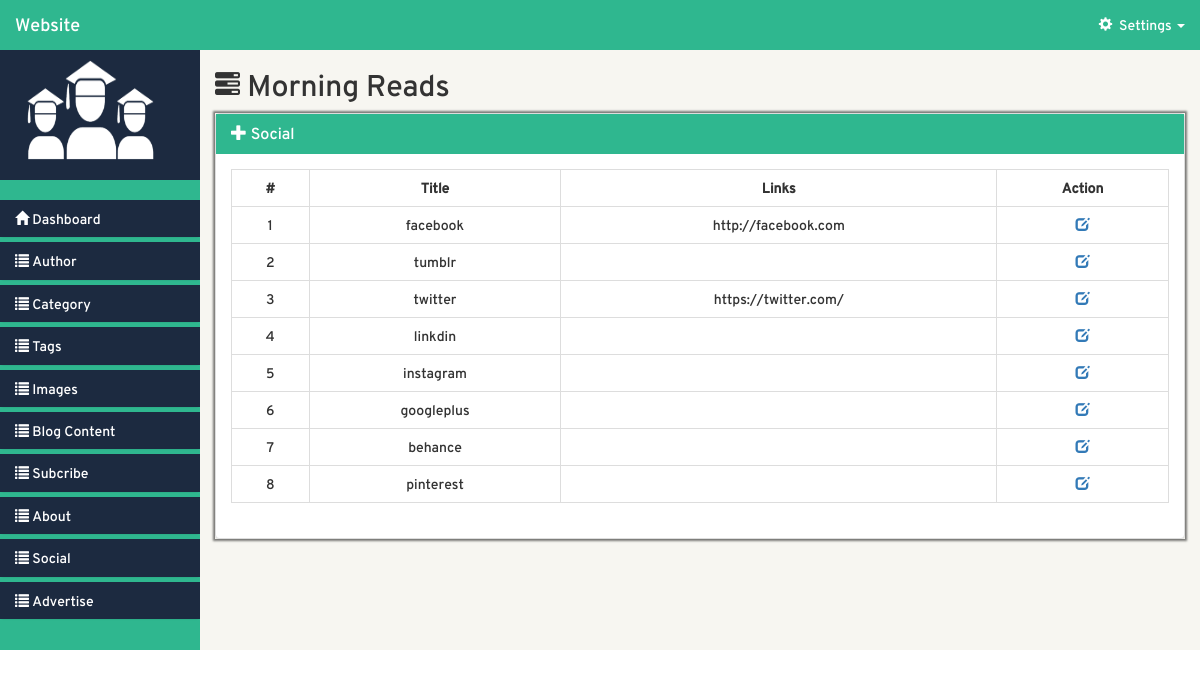
The app's page /admin-website/views/index.php?page=Social_read (signed in) with its own data.
### tables this page shows
CREATE TABLE `social` (
  `id` int(11) NOT NULL,
  `title` varchar(255) NOT NULL,
  `link` text NOT NULL
);

### admin-website/src/Social.php (called while the page is built, shortened)
<?php
class Social {
	private $db;
	private static $table="social";
	public $per_page = 10;
	public $offset;
	function __construct() {
		try {
			$this->db = new PDO('mysql:host='.DB_HOST.';dbname='.DB_NAME,DB_USER,DB_PASSWORD);
			$this->db->setAttribute(PDO::ATTR_ERRMODE, PDO::ERRMODE_EXCEPTION);
			$query1 = $this->db->prepare('SET CHARACTER SET utf8');
			$query = $this->db->prepare("SET SESSION collation_connection ='utf8_general_ci'");
		    $query1->execute();
		    $query->execute();
		} catch (PDOException $e) {
			echo $e->getMessage();
		}
	}
	public function read() {
		try {
			$stmt = $this->db->prepare("SELECT * FROM ".self::$table." LIMIT $this->per_page offset $this->offset");
			$stmt->execute();
			$records = array();
			if($stmt->rowCount() > 0) {
				while($row = $stmt->fetch(5)) {
					$records[] = $row;
				}
			}
			return $records;
		} catch (PDOException $e) {
			echo $e->getMessage();
		}
	}
}
$Social = new Social();
 ?>

### admin-website/src/model.php (called while the page is built, shortened)
<?php
    require_once LIB_PATH.DS.'Social.php';
 ?>

### admin-website/views/Social/index.php (the view, shortened to what this page needs)
<?php
	$rec = $Social->count_all();
	$page = !empty($_GET['rows']) ? (int)$_GET['rows'] : 1;
	$per_page = $Social->per_page;
	$total_count = $rec->total;
	$pagination = new Pagination($page, $per_page, $total_count);
	$Social->offset = $pagination->offset();
	$records = $Social->read();
 ?>
      <div class="col-md-9 col-lg-10 col-sm-7 col-xs-12 right-container">
        <div class="row header-section">
            <div class="col-md-12 header-title">
                <h2 class="h2"><span class="glyphicon glyphicon-tasks"></span><?php include '../layouts/title.php'; ?> </h2>
            </div>
        </div>
        <div class="panel-group" id="body-accordion">
          <div class="panel panel-default main-body">
            <div class="panel-heading body-head">
              <h4 class="panel-title">
                 <a data-toggle="collapse" data-parent="#body-accordion" href="#body-collapse">
                <span class="glyphicon glyphicon-plus"></span>&nbsp;Social</a>
              </h4>
            </div>
            <div id="body-collapse" class="panel-collapse collapse in">
               <div class="row main-part">
                  <div class="col-md-12 inner-part">
						<?php
							if($records) { ?>
								<div id="values">
									<table class="table table-bordered">
										<tr class="">
											<th>#</th>
											<th>Title</th>
											<th>Links</th>
											<th class="text-center">Action</th>
										</tr>
										<?php foreach ($records as $record) { ?>
											<tr class="">
												<td><?php echo $record->id; ?></td>
												<td><?php echo $record->title; ?></td>
												<td><?php echo $record->link; ?></td>
												<td class="text-center">
													<a href="index.php?page=Social_update&id=<?php echo $record->id; ?>"><span class="glyphicon glyphicon-edit"></span></a>
												</td>
											</tr>
										<?php } ?>
									</table>
								</div>
								<?php
							} else { ?>
								<div class="alert alert-info">No Record Found.</div>
							<?php }
						 ?>
                  </div>
               </div>
            </div>
          </div>
        </div>
      </div>

### admin-website/css/styles.css (style rules this page uses)
* { margin: 0; padding: 0; -moz-box-sizing:border-box; }
body { font-family: 'overpassregular'; }
.inner-part { position: relative; }
::placeholder { font-family: 'overpassregular'; }
.main-body > .body-head { background-color: #2fb78f; color: white; }
.panel-title { border-radius: 0px; }
.panel-title > a { outline: none; border-radius: 0px; text-decoration: none; }
.panel-heading { border-radius: 0px; border: 0; }
#body-collapse { padding: 15px; }
.right-container { background: #f7f6f1; min-height: 600px; }
.glyphicon-tasks { font-size: 25px; }
.table-bordered td,.table-bordered th { text-align: center; }
#body-accordion { box-shadow: 0px 0px 2px 2px rgba(0,0,0,0.5); border: none; }

### records on screen
social: id "1", title "facebook", link "http://facebook.com"
social: id "2", title "tumblr"
social: id "3", title "twitter", link "https://twitter.com/"
social: id "4", title "linkdin"
social: id "5", title "instagram"
social: id "6", title "googleplus"
social: id "7", title "behance"
social: id "8", title "pinterest"
